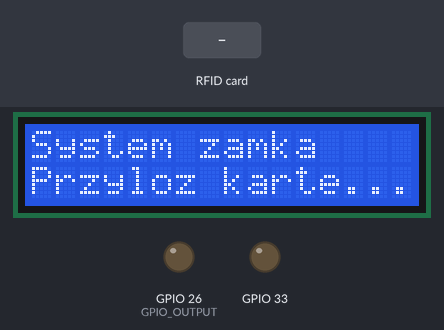
The sketch below on a simulated ESP32. Parts: 16×2 character LCD, output pins drawn as LEDs (lit = HIGH). Inputs (shaded band) come from the test bench. What the sketch prints to the serial monitor is not drawn.

Above: at 3.3 s.
3.4 s: RFID card 33 9A C5 27 held to the reader
At 4.6 s:
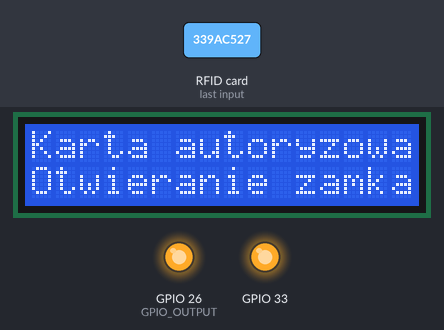
4.9 s: RFID card 5E 7A 19 C4 held to the reader
At 6.51 s:
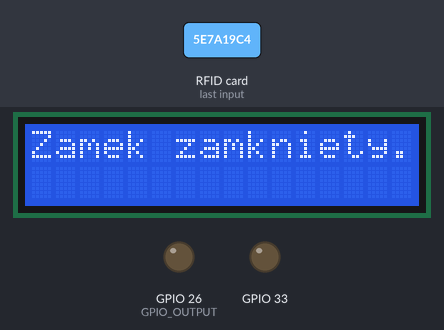
At 6.9 s:
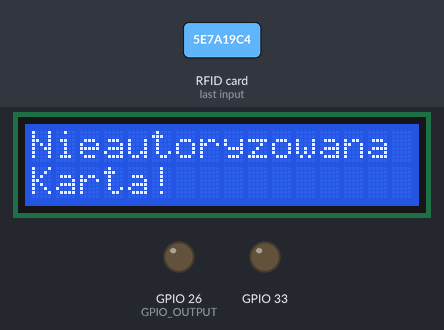
Timing chart, 0 to 8.4 s (numbered marks = the images above; inputs shaded):
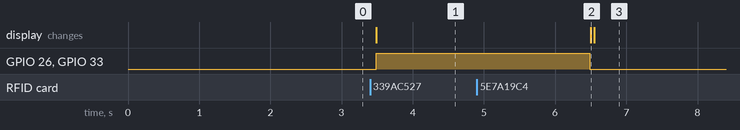

Measured:
- after the input at 3.4 s, GPIO 26 (GPIO_OUTPUT), GPIO 33: LOW → HIGH after 0.09 s; the display: changes after 0.09 s (image 1)
- after the input at 4.9 s, the display: first differs from a run without the input after 1.7 s (image 3)

The sketch:

esp32_lock_rfid.ino
```cpp
#include <SPI.h>
#include <MFRC522.h>
#include <Wire.h>
#include <LiquidCrystal_I2C.h>  // Biblioteka do obsługi LCD I2C

#define RST_PIN 2      // Pin RST do ESP32 (zostaje ten sam)
#define SS_PIN 5       // Pin SDA do ESP32 (zostaje ten sam)
#define GPIO_OUTPUT 26 // Pin wyjściowy sterujący zamkiem

MFRC522 rfid(SS_PIN, RST_PIN);

// UID autoryzowanej karty
byte authorizedUID[] = {0x33, 0x9A, 0xC5, 0x27};

// Inicjalizacja LCD (adres 0x27 to często używany adres I2C dla wyświetlaczy 16x2)
LiquidCrystal_I2C lcd(0x27, 16, 2);

void setup() {
  Serial.begin(115200); // Inicjalizacja portu szeregowego
  SPI.begin();          // Inicjalizacja SPI
  rfid.PCD_Init();      // Inicjalizacja czytnika RFID

  // Ustawienie GPIO26 jako wyjście
  pinMode(GPIO_OUTPUT, OUTPUT);
  pinMode(33, OUTPUT);
  digitalWrite(GPIO_OUTPUT, LOW); // Domyślnie zamek zamknięty
  digitalWrite(GPIO_OUTPUT, LOW); // Domyślnie zamek zamknięty

  // Inicjalizacja I2C na nowych pinach SDA (GPIO21) i SCL (GPIO22) dla LCD
  Wire.begin(21, 22);  // Używamy GPIO21 (SDA) i GPIO22 (SCL) dla LCD
  lcd.begin(16, 2);
  lcd.backlight();
  lcd.print("System zamka");  // Pierwszy wiersz
  lcd.setCursor(0, 1);       // Drugi wiersz
  lcd.print("Przyloz karte...");
  delay(2000);  // Opóźnienie, aby użytkownik zdążył zobaczyć komunikat

  Serial.println("System zamka RFID uruchomiony. Przyłóż kartę...");
}

void loop() {
  // Sprawdzenie, czy karta jest obecna
  if (!rfid.PICC_IsNewCardPresent() || !rfid.PICC_ReadCardSerial()) {
    return; // Nic nie robimy, jeśli nie ma karty
  }

  // UID karty
  Serial.print("UID karty: ");
  for (byte i = 0; i < rfid.uid.size; i++) {
    Serial.print(rfid.uid.uidByte[i] < 0x10 ? " 0" : " ");
    Serial.print(rfid.uid.uidByte[i], HEX);
  }
  Serial.println();

  // Zaktualizowanie wyświetlacza LCD
  lcd.clear();
  lcd.print("UID karty: ");
  for (byte i = 0; i < rfid.uid.size; i++) {
    lcd.print(rfid.uid.uidByte[i], HEX);
    lcd.print(" ");
  }

  // Sprawdzenie, czy UID jest zgodne z autoryzowanym
  if (isAuthorized(rfid.uid.uidByte, rfid.uid.size)) {
    Serial.println("Karta autoryzowana. Otwieranie zamka...");
    lcd.clear();
    lcd.print("Karta autoryzowana");
    lcd.setCursor(0, 1);
    lcd.print("Otwieranie zamka...");
    digitalWrite(GPIO_OUTPUT, HIGH); // Otwórz zamek
    digitalWrite(33, HIGH); // Otwórz zamek
    delay(3000);                     // Czekaj 3 sekundy
    digitalWrite(GPIO_OUTPUT, LOW);  // Zamknij zamek
    digitalWrite(33, LOW);  // Zamknij zamek
    lcd.clear();
    lcd.print("Zamek zamkniety.");
    Serial.println("Zamek zamkniety.");
  } else {
    Serial.println("Nieautoryzowana karta.");
    lcd.clear();
    lcd.print("Nieautoryzowana");
    lcd.setCursor(0, 1);
    lcd.print("Karta!");
  }

  // Zatrzymanie komunikacji z kartą i zwolnienie zasobów
  rfid.PICC_HaltA();
  rfid.PCD_StopCrypto1();
}

// Funkcja sprawdzająca, czy UID jest zgodne z autoryzowanym
bool isAuthorized(byte *uid, byte length) {
  if (length != sizeof(authorizedUID)) {
    return false; // Długość UID niezgodna
  }
  for (byte i = 0; i < length; i++) {
    if (uid[i] != authorizedUID[i]) {
      return false; // Bajty UID niezgodne
    }
  }
  return true; // UID zgodne
}
```
